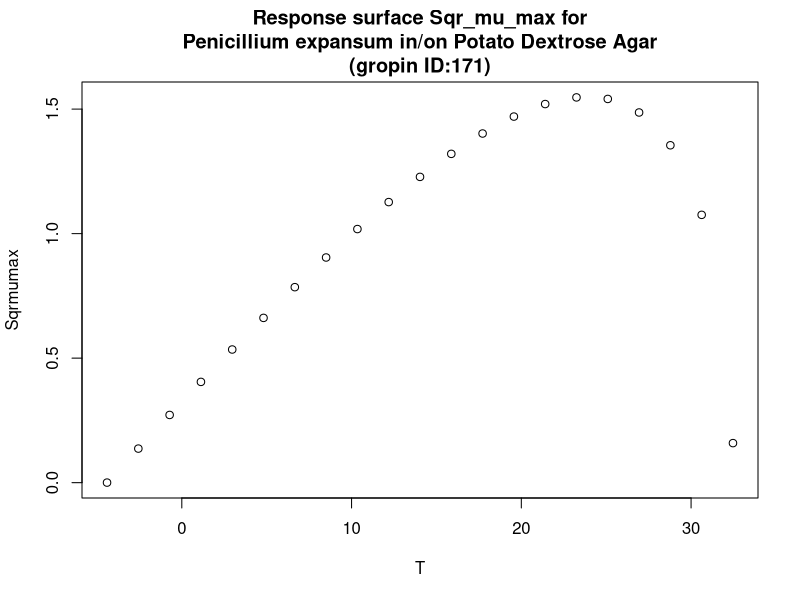

Write the R code that produced this figure.
#############################
# start of Parameter script
#############################
T <- seq(-4.4044,32.4675324675325,length.out=21)
#############################
# end of Parameter script
#############################
############################# 
# start of Model script Gropin ID 171 
#############################
 
# constant coefficients for this model
Tmin <- -4.4
Topt <- 23.9
Tmax <- 32.5
 
variables <- data.frame(T)
argumentsPar <- unique.data.frame(expand.grid(variables))
 
# heart of the model
response_surface <- function(T) {
   mumax <-((2.4^0.5)*(((T-Tmax)*(T-Tmin)^2)/((Topt-Tmin)*(((Topt-Tmin)*(T-Topt))-((Topt-Tmax)*(Topt+Tmin-2*T)))))^0.5)

	return(mumax=mumax)
} 

# output parameters
responseSurface <- cbind(argumentsPar,response_surface(argumentsPar['T']))
colnames(responseSurface) <- c(colnames(argumentsPar),'Sqrmumax')
#############################
# End of Model script
#############################
############################# 
# start of Visualisation script Gropin ID 171 
#############################
titleText <-'Response surface Sqr_mu_max for
Penicillium expansum in/on Potato Dextrose Agar
(gropin ID:171)'
plot(T,responseSurface$'Sqrmumax',xlab='T',
                          ylab='Sqrmumax',main=titleText)
#############################
# End of Visualisation script
#############################
